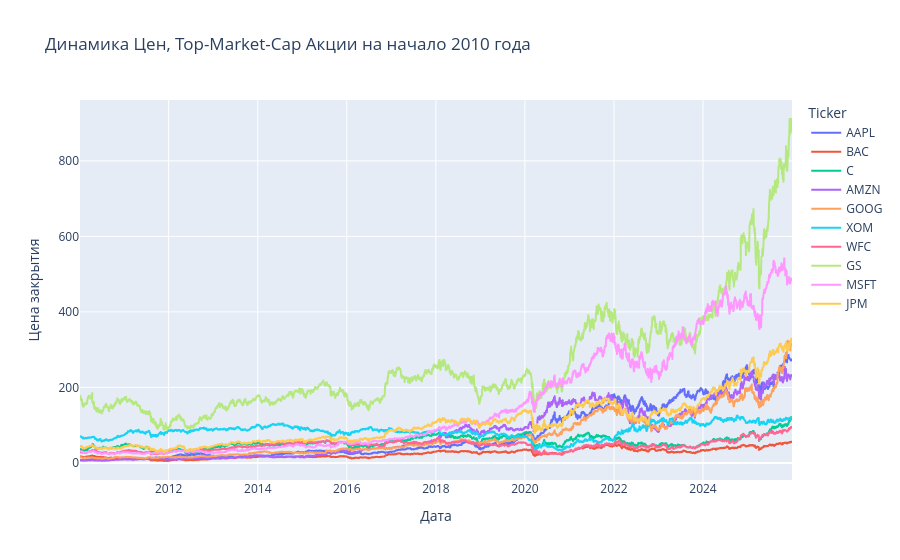

Source (notebook cell):
### Markdown cell above
Посмотрим на график сырой цены:

### Code cell
import plotly.express as px

assert ohlcv_top_not_adj is not None
close_raw = ohlcv_top_not_adj.Close[top_tickers] # в порядке убывания по ликвидности

fig = px.line(close_raw, title="Динамика Цен, Top-Market-Cap Акции на начало 2010 года")
fig.update_layout(xaxis={'title': {'text': "Дата"}}, yaxis={'title': {'text': "Цена закрытия"}})
fig.show()

### Figure 1 — Plotly figure (JSON) as saved in the notebook; plotly's stock layout.template omitted (floating-point values rounded to 4 significant figures; data arrays with more than 128 entries replaced by an {"elided": "..."} marker saying what was removed)
{"data": [{"hovertemplate": "Ticker=AAPL<br>Date=%{x}<br>value=%{y}<extra></extra>", "legendgroup": "AAPL", "line": {"color": "#636efa", "dash": "solid"}, "marker": {"symbol": "circle"}, "mode": "lines", "name": "AAPL", "showlegend": true, "type": "scattergl", "x": {"elided": "4024 str values"}, "xaxis": "x", "y": {"elided": "4024 float values"}, "yaxis": "y"}, {"hovertemplate": "Ticker=BAC<br>Date=%{x}<br>value=%{y}<extra></extra>", "legendgroup": "BAC", "line": {"color": "#EF553B", "dash": "solid"}, "marker": {"symbol": "circle"}, "mode": "lines", "name": "BAC", "showlegend": true, "type": "scattergl", "x": {"elided": "4024 str values"}, "xaxis": "x", "y": {"elided": "4024 float values"}, "yaxis": "y"}, {"hovertemplate": "Ticker=C<br>Date=%{x}<br>value=%{y}<extra></extra>", "legendgroup": "C", "line": {"color": "#00cc96", "dash": "solid"}, "marker": {"symbol": "circle"}, "mode": "lines", "name": "C", "showlegend": true, "type": "scattergl", "x": {"elided": "4024 str values"}, "xaxis": "x", "y": {"elided": "4024 float values"}, "yaxis": "y"}, {"hovertemplate": "Ticker=AMZN<br>Date=%{x}<br>value=%{y}<extra></extra>", "legendgroup": "AMZN", "line": {"color": "#ab63fa", "dash": "solid"}, "marker": {"symbol": "circle"}, "mode": "lines", "name": "AMZN", "showlegend": true, "type": "scattergl", "x": {"elided": "4024 str values"}, "xaxis": "x", "y": {"elided": "4024 float values"}, "yaxis": "y"}, {"hovertemplate": "Ticker=GOOG<br>Date=%{x}<br>value=%{y}<extra></extra>", "legendgroup": "GOOG", "line": {"color": "#FFA15A", "dash": "solid"}, "marker": {"symbol": "circle"}, "mode": "lines", "name": "GOOG", "showlegend": true, "type": "scattergl", "x": {"elided": "4024 str values"}, "xaxis": "x", "y": {"elided": "4024 float values"}, "yaxis": "y"}, {"hovertemplate": "Ticker=XOM<br>Date=%{x}<br>value=%{y}<extra></extra>", "legendgroup": "XOM", "line": {"color": "#19d3f3", "dash": "solid"}, "marker": {"symbol": "circle"}, "mode": "lines", "name": "XOM", "showlegend": true, "type": "scattergl", "x": {"elided": "4024 str values"}, "xaxis": "x", "y": {"elided": "4024 float values"}, "yaxis": "y"}, {"hovertemplate": "Ticker=WFC<br>Date=%{x}<br>value=%{y}<extra></extra>", "legendgroup": "WFC", "line": {"color": "#FF6692", "dash": "solid"}, "marker": {"symbol": "circle"}, "mode": "lines", "name": "WFC", "showlegend": true, "type": "scattergl", "x": {"elided": "4024 str values"}, "xaxis": "x", "y": {"elided": "4024 float values"}, "yaxis": "y"}, {"hovertemplate": "Ticker=GS<br>Date=%{x}<br>value=%{y}<extra></extra>", "legendgroup": "GS", "line": {"color": "#B6E880", "dash": "solid"}, "marker": {"symbol": "circle"}, "mode": "lines", "name": "GS", "showlegend": true, "type": "scattergl", "x": {"elided": "4024 str values"}, "xaxis": "x", "y": {"elided": "4024 float values"}, "yaxis": "y"}, {"hovertemplate": "Ticker=MSFT<br>Date=%{x}<br>value=%{y}<extra></extra>", "legendgroup": "MSFT", "line": {"color": "#FF97FF", "dash": "solid"}, "marker": {"symbol": "circle"}, "mode": "lines", "name": "MSFT", "showlegend": true, "type": "scattergl", "x": {"elided": "4024 str values"}, "xaxis": "x", "y": {"elided": "4024 float values"}, "yaxis": "y"}, {"hovertemplate": "Ticker=JPM<br>Date=%{x}<br>value=%{y}<extra></extra>", "legendgroup": "JPM", "line": {"color": "#FECB52", "dash": "solid"}, "marker": {"symbol": "circle"}, "mode": "lines", "name": "JPM", "showlegend": true, "type": "scattergl", "x": {"elided": "4024 str values"}, "xaxis": "x", "y": {"elided": "4024 float values"}, "yaxis": "y"}], "layout": {"legend": {"title": {"text": "Ticker"}, "tracegroupgap": 0}, "title": {"text": "Динамика Цен, Top-Market-Cap Акции на начало 2010 года"}, "xaxis": {"anchor": "y", "domain": [0, 1], "title": {"text": "Дата"}}, "yaxis": {"anchor": "x", "domain": [0, 1], "title": {"text": "Цена закрытия"}}}}
